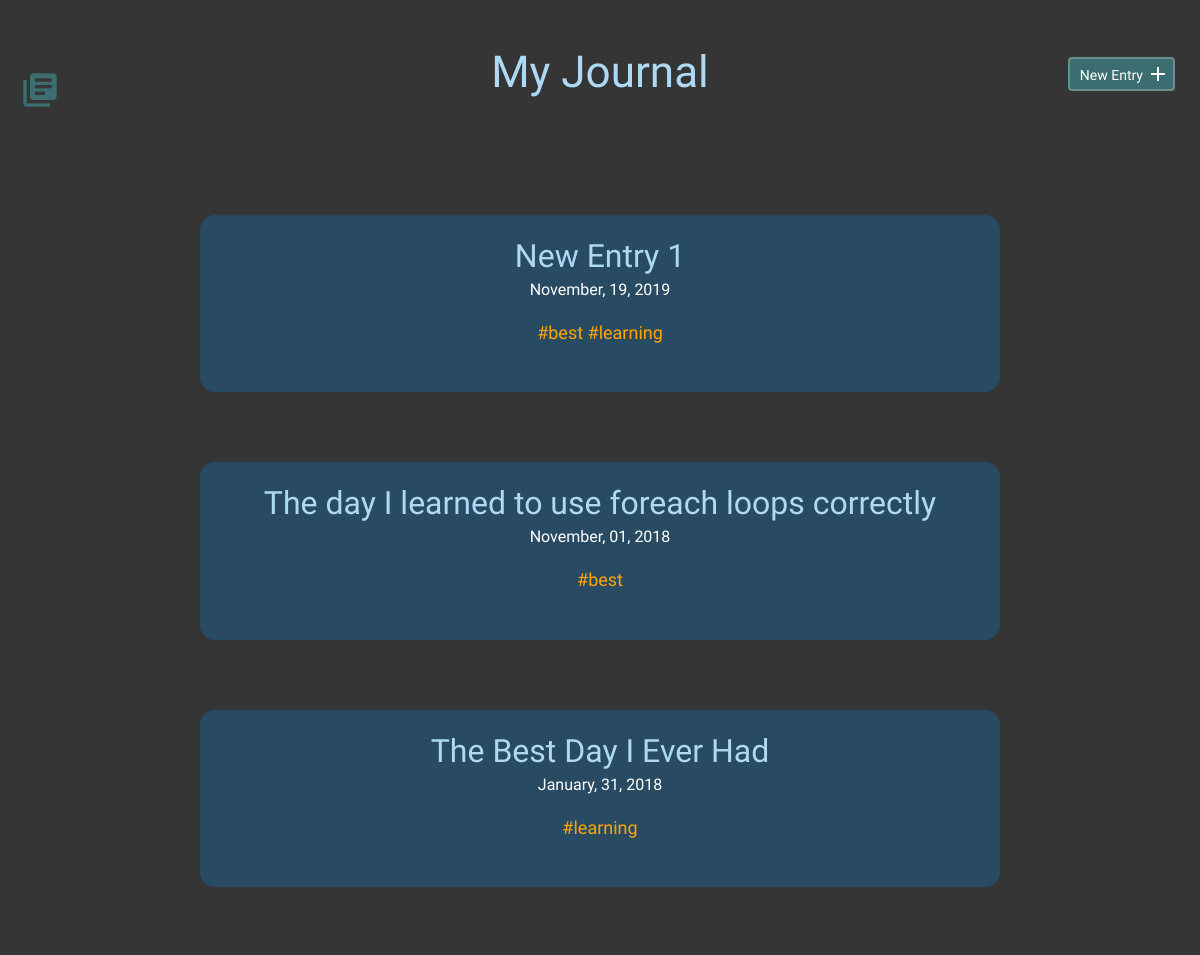
Before: / (upper part) with the older database file.
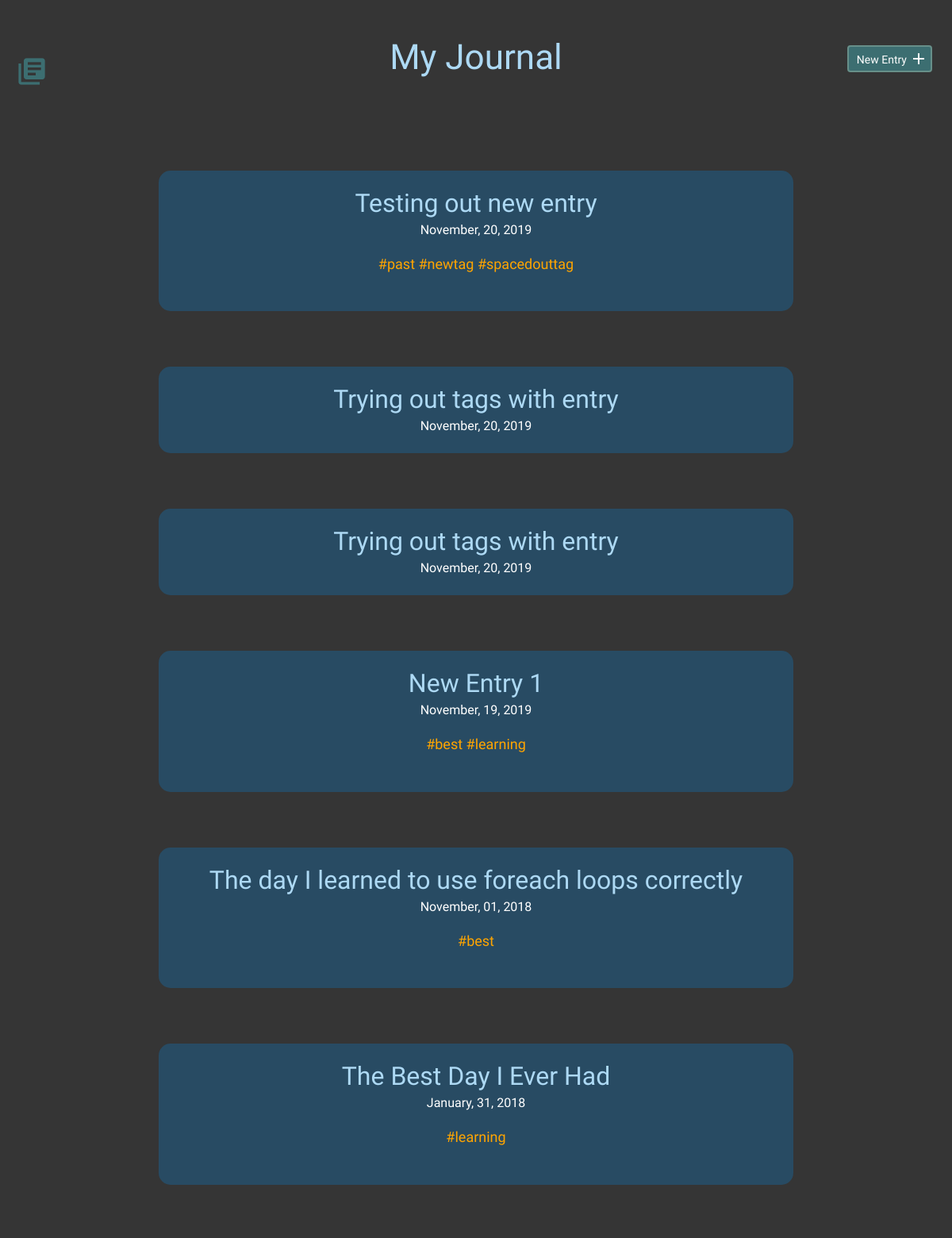
After: the same page with the newer database file.
### tables this page shows
CREATE TABLE "entries" (
	`id`	INTEGER,
	`title`	TEXT,
	`date`	TEXT,
	`time_spent`	INTEGER,
	`learned`	BLOB,
	`resources`	BLOB,
	PRIMARY KEY(`id`)
);

### inc/functions.php (called while the page is built, shortened)
<?php
function get_entry(){
    include ("connection.php");
    try {
        $sql = "SELECT * FROM entries ORDER BY date DESC";
        $stmt = $db->prepare($sql);
        $stmt->execute();
        $results = $stmt->fetchAll(PDO::FETCH_ASSOC);
        return $results;
    } catch (Exception $e) {
        echo "Unable to query DB" . $e->getMessage();
        die();
    }
}
function get_tags_by_entry_id($entries_id){
    include ("connection.php");
    try {
    $sql = "SELECT tags.id, tags.tags FROM tags JOIN entry_tags ON tags.id = entry_tags.tag_id WHERE entry_tags.entry_id = :entries_id";
    $stmt = $db->prepare($sql);
    $stmt->bindParam(':entries_id',$entries_id,PDO::PARAM_INT);
    $stmt->execute();
    $results = $stmt->fetchAll(PDO::FETCH_ASSOC);
    if(!empty($results)) {
        return $results;
    } else {
        return false;
    }
} catch (Exception $e) {
    echo "Unable to query DB" . $e->getMessage();
    die();
}
}
?>

### index.php (the view, shortened to what this page needs)
<?php include ("inc/header.php"); ?>
        <section>
            <div class="container">
                <div class="entry-list">
                    <?php
                    if(isset($sortTag)){
                        $entries = sort_by_tags($sortTag);
                        foreach($entries AS $entry) {
                            echo "<article>
                            <h2><a href=\"detail.php?id=". $entry['id'] . "\">" .$entry['title']. "</a></h2>
                            <time datetime=\"" . $entry['date'] . "\">" . date('F, d, Y', strtotime($entry['date'])) . "</time>";
                            $tags = get_tags_by_entry_id($entry['entry_id']);
                            if($tags == true){
                                echo "<p>";
                                $tags = array_column($tags, "tags");
                                foreach($tags as $tag){
                                    echo "<a class='taglink' href=index.php?tag=".$tag. ">#" . $tag . "</a> ";
                                }
                                echo "</p>";
                            }
                             echo "</article>";
                        }
                    } else {
                        $entries = get_entry();
                        foreach ($entries as $entry) {
                            echo '<article>
                        <h2><a href="detail.php?id='.$entry['id'].'">'.$entry['title'].'</a></h2>
                        <time datetime="'.$entry['date'].'">'.date('F, d, Y', strtotime($entry['date'])).'</time>';
                            $tags = get_tags_by_entry_id($entry['id']);
                            if (true == $tags) {
                                echo '<p>';
                                $tags = array_column($tags, 'tags');
                                foreach ($tags as $tag) {
                                    echo "<a class='taglink' href=index.php?tag=".$tag. ">#" . $tag . "</a> ";
                                }
                                echo '</p>';
                            }
                            echo '</article>';
                        }
                    }
                    ?>
                </div>
            </div>
        </section>
<?php include ("inc/footer.php"); ?>

### inc/header.php (shortened to what this page needs)
<?php include ("functions.php"); ?>
<!DOCTYPE html>
<html>
    <head>
        <link rel="stylesheet" href="css/normalize.css">
        <link rel="stylesheet" href="css/site.css">
    </head>
    <body>
        <header>
            <div class="container">
                <div class="site-header">
                    <a class="logo" href="index.php"><i class="material-icons">library_books</i></a>
                    <span class="title"><h1> My Journal</h1></span>
                    <a class="button icon-right" href="new.php"><span>New Entry</span> <i class="material-icons">add</i></a>
                </div>
            </div>
        </header>

### inc/footer.php (shortened to what this page needs)
    </body>
</html>

### css/site.css (style rules this page uses)
body { font-size: 16px; background-color: #353535; color: #FFFFFF; font-family: 'Cousine', serif; font-weight: 400; }
.container { margin: 0 auto; padding: 0 25px; }
.title { display:block; margin: 50px auto; width: 33%; text-align:center; display:block; }
header .site-header { margin: 0 auto; height: 95px; }
header .logo i { color: #3C6E71; margin: 20px 0 0 -5px; float: left; font-size: 40px; }
header .button { float: right; margin: 33px 0 0 0; }
.button { padding: 8px 10px 6px 10px; background: #3C6E71; border: 2px solid #678f89; border-radius: 4px; text-decoration: none; color: #FFF; position: relative; text-align: center; font-size: 14px; margin-bottom: 15px; }
.button.icon-right { padding-right: 30px; top: -120px; display:block; }
.button.icon-right i { position: absolute; top: 3px; right: 3px; }
h1, h2, h3 { margin: 0; font-weight: 400; line-height: 1em; color: #ADD9F4; }
h1 { font-size: 44px; margin-bottom: 12px; }
h2 { font-size: 32px; }
h2 a { text-decoration: none; color: #ADD9F4; }
p { line-height: 1.8em; font-size: 18px; }
p a { border-bottom: 2px solid #468C98; padding: 0; color: #468C98; text-decoration: none; }
article { background-color: #284B63; padding: 25px 0; border-radius: 15px; }
.entry-list, .edit-entry, .new-entry { max-width: 800px; margin: 0 auto; padding: 70px 0 150px 0; }
.entry-list article { margin-bottom: 70px; text-align: center; }
.entry-list article h2 { margin-bottom: 8px; }
.taglink:link, .taglink:visited, .taglink:hover,.taglink:active { color: orange; border-bottom: none; }

Changed rows visible on the page:
added entries: title "Testing out new entry", date "November, 20, 2019", tag "past", tag "newtag", tag "spacedouttag"
added entries: title "Trying out tags with entry", date "November, 20, 2019"
added entries: title "Trying out tags with entry", date "November, 20, 2019"
